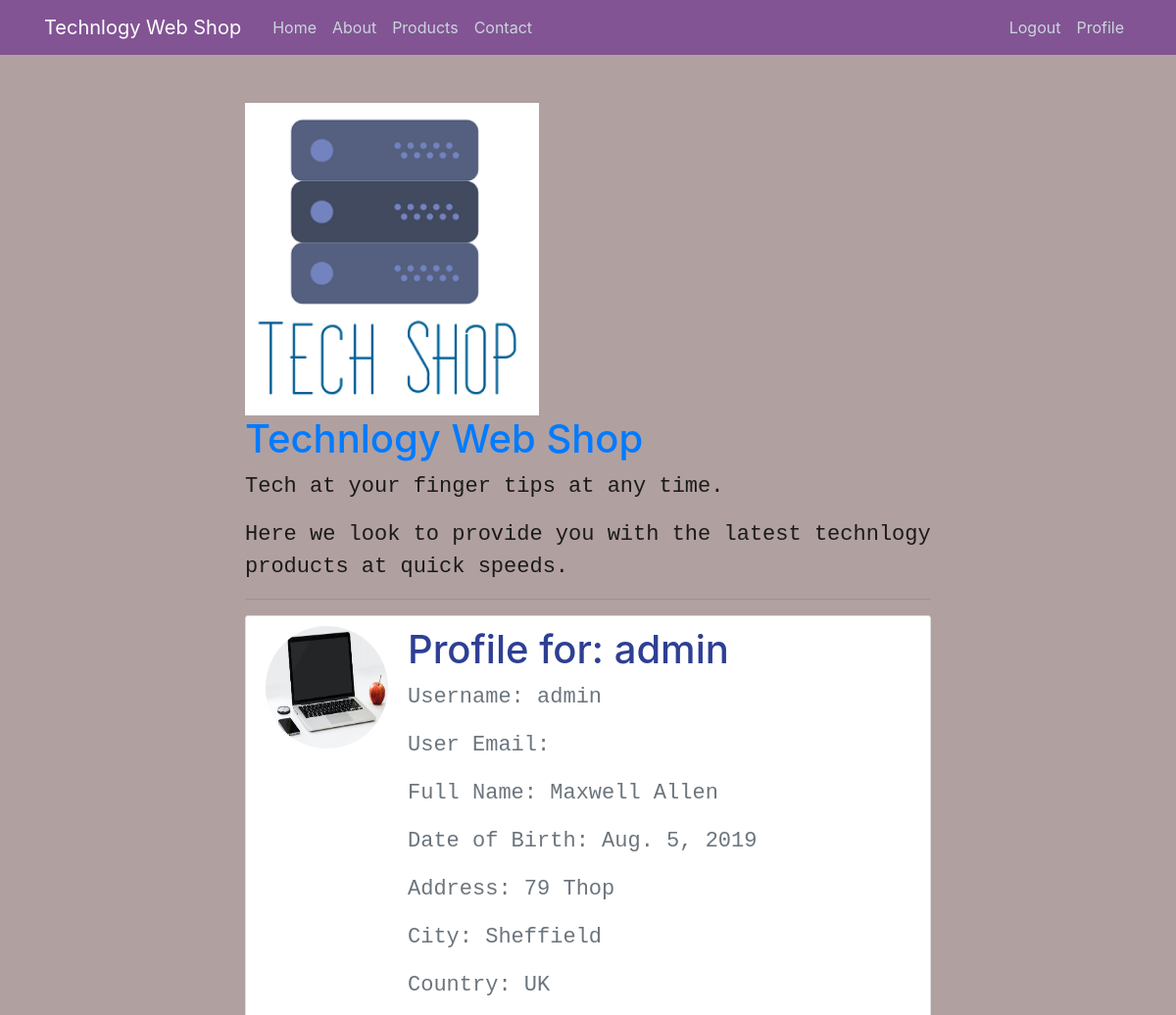
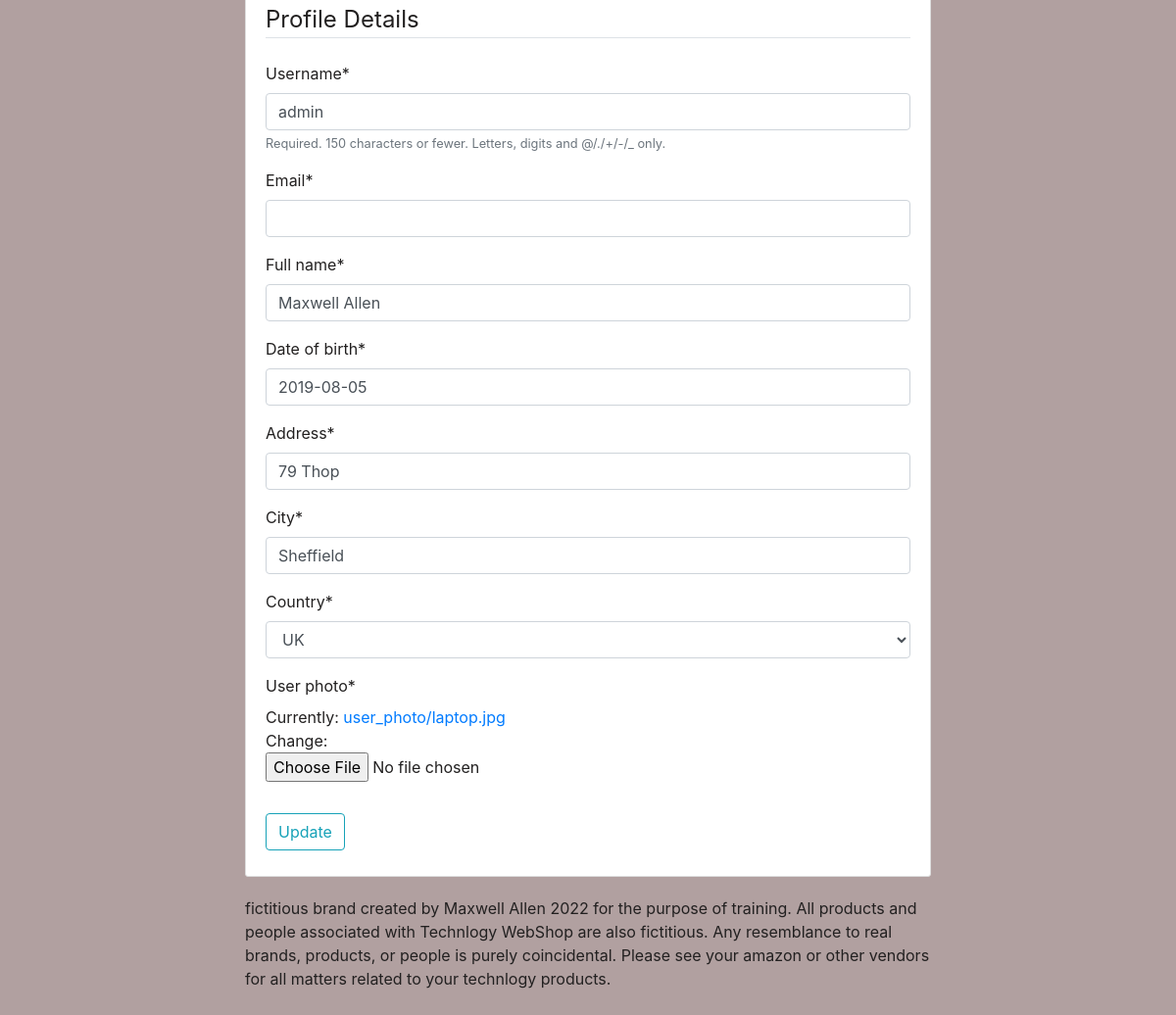
Screenshot of /WebShopApp/profile/ (signed in) with the database file from the repository (2 pictures, top to bottom).
### WebShopApp/models.py (models this page shows)
class Profile(models.Model):
    profile_id = models.AutoField(primary_key=True, blank=False)
    user = models.OneToOneField(User, on_delete=models.CASCADE)
    full_name = models.CharField(max_length=30, null=False)
    date_of_birth = models.DateField(null=True)
    address = models.CharField(max_length=50, null=False)
    city = models.CharField(max_length=50, null=False)
    COUNTRY_CHOICES = [('UK', 'UK'), ('France', 'France'), ('Germany', 'Germany'), ('Spain', 'Spain')]
    country = models.CharField(max_length=15, choices=COUNTRY_CHOICES, null=False)
    user_photo = models.ImageField(default='default.jpg', upload_to = 'user_photo/')

### WebShopApp/views.py (the view)
# urls.py: path('profile/', views.profile, name='profile'),
@login_required
def profile(request):
        u_form = UserUpdateForm(request.POST, instance=request.user)
        p_form = ProfileUpdateForm(request.POST, request.FILES, instance=request.user.profile)
        if u_form.is_valid and p_form.is_valid():
            u_form.save()
            p_form.save()
            messages.success(request, f'Your account has been successfully updated')
            return redirect('profile')
        else:
            u_form = UserUpdateForm(instance=request.user)
            p_form = ProfileUpdateForm(instance=request.user.profile)
        context = {'u_form': u_form, 'p_form': p_form}
        return render(request, 'profile.html', context)

### WebShopApp/forms.py
class UserUpdateForm(forms.ModelForm):
    email = forms.EmailField()
    class Meta:
        model = User
        fields = ['username', 'email']

class ProfileUpdateForm(forms.ModelForm):
    class Meta:
        model = Profile
        fields = ['profile_id', 'full_name', 'date_of_birth', 'address', 'city', 'country', 'user_photo']

### WebShopApp/templates/profile.html (shortened to what this page needs)
{% extends "base.html" %}
{% load crispy_forms_tags %}
{% block content %}
<div class="content-section">
    <div class="media">
    <p><img class="rounded-circle account-img"
    src="{{user.profile.user_photo.url}}"></p>
    <div class="media-body">
    <h2 class="account-heading">Profile for: {{user.username}}</h2>
    <p class="text-secondary">Username: {{user.username}}</p>
    <p class="text-secondary">User Email: {{user.email}}</p>
    <p class="text-secondary">Full Name: {{user.profile.full_name}}</p>
    <p class="text-secondary">Date of Birth: {{user.profile.date_of_birth}}</p>
    <p class="text-secondary">Address: {{user.profile.address}}</p>
    <p class="text-secondary">City: {{user.profile.city}}</p>
    <p class="text-secondary">Country: {{user.profile.country}}</p>
    </div>
    </div>
    <form method="POST" enctype="multipart/form-data">
    <fieldset class="form-group">
            <legend class="border-bottom mb-4">
            Profile Details
            </legend>
            {{ u_form|crispy }}
            {{ p_form|crispy }}
            </fieldset>
     <div class="form-group">
                <button class="btn btn-outline-info" type="submit">
                Update </button>
                </div>
                </form>
    </div>
{% endblock content %}

### WebShopApp/static/css/styles.css (style rules this page uses)
body { background: #b1a0a0; color: #222020; margin-top:105; margin-bottom:55; margin-left:250; margin-right:250; }
p { font-family: courier; font-size: 22px; color:rgb(27, 26, 26) }
h1, h2, h3, h4, h5, h6 { color: #2e3f94; }
.content-section { background: #ffffff; padding: 10px 20px; border: 1px solid #dddddd; border-radius: 3px; margin-bottom: 20px; }
img { width:100%; max-width:300px; }
.account-img { height: 125px; width: 125px; margin-right: 20px; margin-bottom: 16px; }
.account-heading { font-size: 2.5rem; }

### rows the page displays
Profile: full_name "Maxwell Allen", date_of_birth "2019-08-05", address "79 Thop", city "Sheffield", country "UK"

### other values shown
{{ user.username }} "admin"
{{ user.profile.full_name }} "Maxwell Allen"
{{ user.profile.date_of_birth }} "Aug. 5, 2019"
{{ user.profile.address }} "79 Thop"
{{ user.profile.city }} "Sheffield"
{{ user.profile.country }} "UK"
